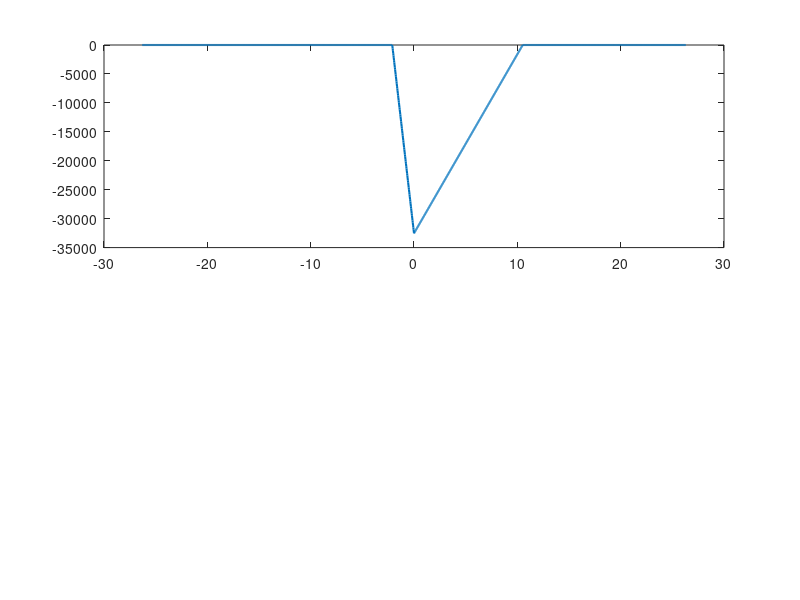

Here is the MATLAB script that generated this plot: (Note: this script raises an error after producing the figure.)
%% pn_junction_part_a.m
% Computes and plots the electric field and electrostatic potential 
% for a single applied voltage (VA = -20 V).

clear; clc; close all;   % for starting fresh every time the script is run

%% 1. Constants & Given Parameters
q    = 1.602e-19;       % Electronic charge (C)
k    = 1.38e-23;        % Boltzmann constant (J/K)
T    = 300;             % Temperature (K)
eps0 = 8.854e-14;       % Vacuum permittivity (F/cm)
epsr = 11.7;            % Relative permittivity of Si
eps  = epsr * eps0;     % Permittivity of Si (F/cm)
ni   = 1.5e10;            % Intrinsic carrier conc. (cm^-3)
Vt   = k * T / q;       % Thermal voltage (V)

NA = 1e15;              % Acceptor doping concentration (cm^-3)
ND = 2e14;              % Donor doping concentration (cm^-3)
VA = -20;               % Applied voltage (V)

%% 2. Depletion Approximation Calculations
Vbi = Vt * log(NA * ND / ni^2);                 % Built-in potential (V)
Vj  = Vbi - VA;                                 % Total potential drop (V)
W   = sqrt(2 * eps * Vj / q * (1/NA + 1/ND));   % Total depletion width (cm)
xn  = W * NA / (NA + ND);                       % n-side width (cm)
xp  = W * ND / (NA + ND);                       % p-side width (cm)
E0  = -q * NA * xp / eps;                       % Electric field at x=0 (V/cm)
V0  = q * NA * xp^2 / (2 * eps);                % Potential at x=0 (V)

%% 3. Position Array and Limits Setup
xmax = 2.5 * max(xn, xp);                       % Maximum x-axis limit (cm)
x = linspace(-xmax, xmax, 2000);                
x = sort([x, 0]);                               % Ensure exactly x=0 is evaluated

%% 4. Profile Generation (Electric Field & Potential)
E = zeros(size(x));
V = zeros(size(x));

% Logical indexing to find points in each region
Lp = (x >= -xp) & (x <= 0);                     % p-side depletion region
Ln = (x > 0) & (x <= xn);                       % n-side depletion region
Rn = (x > xn);                                  % Neutral n-region

% Apply physical formulas to the respective regions
E(Lp) = -q * NA * (x(Lp) + xp) / eps;
E(Ln) = -q * ND * (xn - x(Ln)) / eps;

V(Lp) = q * NA * (x(Lp) + xp).^2 / (2 * eps);
V(Ln) = Vj - q * ND * (xn - x(Ln)).^2 / (2 * eps);
V(Rn) = Vj;                                     % V remains constant past xn

%% 5. Plotting (Subplot coordination)
Emin = 1.1 * E0;                                % y-axis limits per assignment
Vmax = 1.1 * Vj;

figure('Name', 'Part (a) Results', 'Color', 'w');

% Top Plot: Electric Field
subplot(2,1,1);
plot(x * 1e4, E, 'LineWidth', 1.5, 'Color', '#0072BD');
hold on; 
xline(-xp * 1e4, 'r--', 'Alpha', 0.5);
xline(xn * 1e4, 'r--', 'Alpha', 0.5);
plot(-xp * 1e4, 0, 'ko', 'MarkerFaceColor', 'k'); 
text(-xp * 1e4, 0, sprintf('  (%.2f, 0)', -xp * 1e4), 'VerticalAlignment', 'bottom');
plot(xn * 1e4, 0, 'ko', 'MarkerFaceColor', 'k');
text(xn * 1e4, 0, sprintf('  (%.2f, 0)', xn * 1e4), 'VerticalAlignment', 'bottom');
plot(0, E0, 'ko', 'MarkerFaceColor', 'k');
text(0, E0, sprintf('  (0, %.0f)', E0), 'VerticalAlignment', 'top');

xlim([-xmax xmax] * 1e4);
ylim([Emin 0]);
grid on; box on;
xlabel('Position x (\mum)');
ylabel('Electric field E (V/cm)');
title(sprintf('Electric field v/s position: N_A = 10^{15}/cm^3, N_D = 2\\times10^{14}/cm^3, V_A = %g V', VA));

% Bottom Plot: Electrostatic Potential
subplot(2,1,2);
plot(x * 1e4, V, 'LineWidth', 1.5, 'Color', '#D95319');
hold on; 
xline(-xp * 1e4, 'r--', 'Alpha', 0.5);
xline(xn * 1e4, 'r--', 'Alpha', 0.5);
plot(-xp * 1e4, 0, 'ko', 'MarkerFaceColor', 'k');
text(-xp * 1e4, 0, sprintf('  (%.2f, 0)', -xp * 1e4), 'VerticalAlignment', 'bottom');
plot(0, V0, 'ko', 'MarkerFaceColor', 'k');
text(0, V0, sprintf(' (0, %.2f)  ', V0), 'VerticalAlignment', 'bottom', 'HorizontalAlignment', 'right');
plot(xn * 1e4, Vj, 'ko', 'MarkerFaceColor', 'k');
text(xn * 1e4, Vj, sprintf('  (%.2f, %.2f)', xn * 1e4, Vj), 'VerticalAlignment', 'top');

xlim([-xmax xmax] * 1e4);
ylim([0 Vmax]);
grid on; box on;
xlabel('Position x (\mum)');
ylabel('Potential V (V)');
title(sprintf('Potential v/s Position: N_A = 10^{15}/cm^3, N_D = 2\\times10^{14}/cm^3, V_A = %g V', VA));
